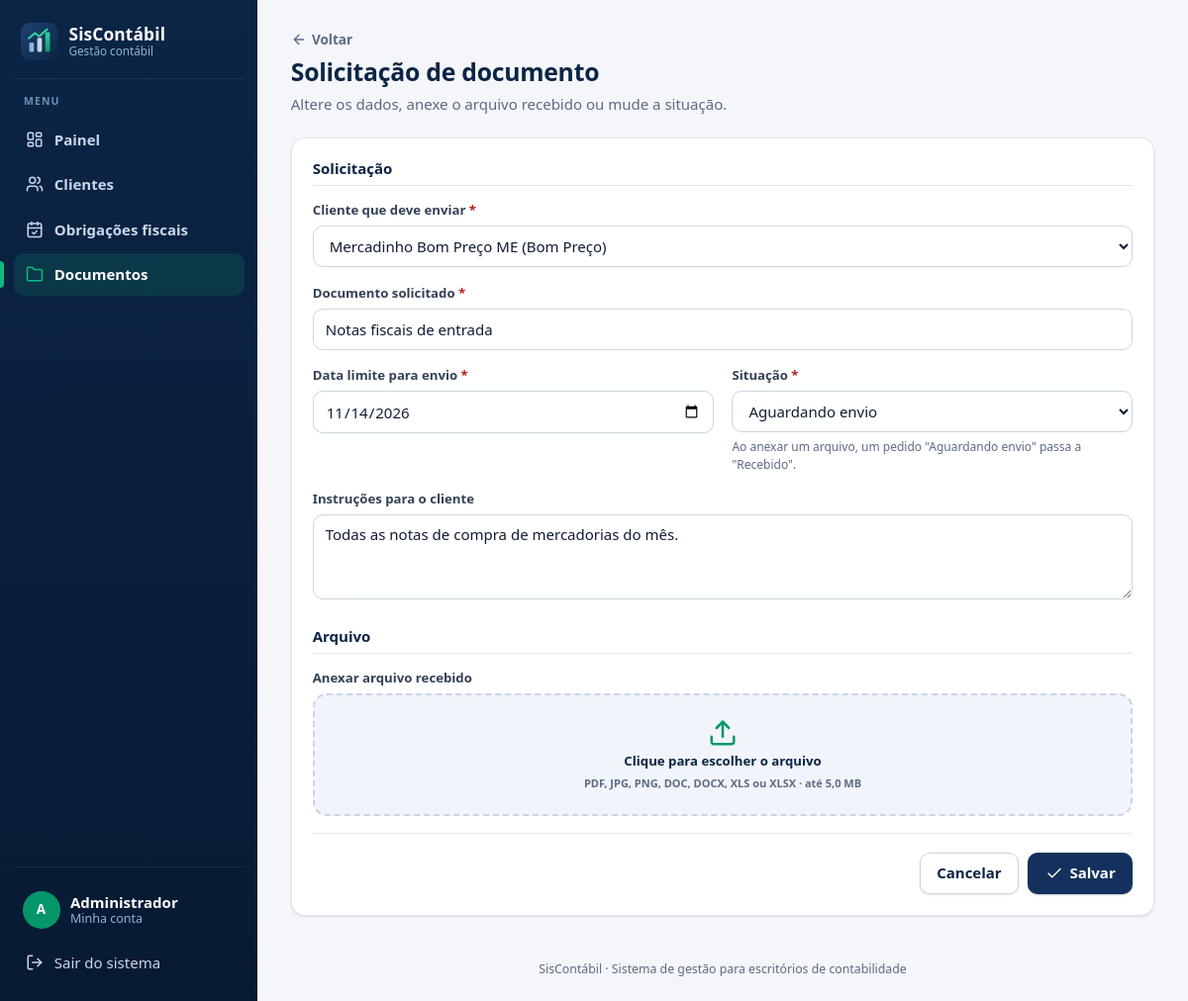
Page /index.php?r=documentos/form&id=1 (signed in) on the committed database.
### tables this page shows
CREATE TABLE documentos (
    id               INT UNSIGNED NOT NULL AUTO_INCREMENT,
    cliente_id       INT UNSIGNED NOT NULL,
    titulo           VARCHAR(150) NOT NULL COMMENT 'Documento solicitado',
    descricao        TEXT         NULL,
    data_limite      DATE         NOT NULL COMMENT 'Prazo para o cliente enviar',
    situacao         ENUM('aguardando','recebido','conferido') NOT NULL DEFAULT 'aguardando',
    arquivo_nome     VARCHAR(200) NULL COMMENT 'Nome original do arquivo enviado',
    arquivo_salvo    VARCHAR(60)  NULL COMMENT 'Nome aleatório em storage/uploads',
    arquivo_tipo     VARCHAR(100) NULL,
    arquivo_tamanho  INT UNSIGNED NULL,
    enviado_em       DATETIME     NULL,
    criado_em        DATETIME     NOT NULL DEFAULT CURRENT_TIMESTAMP,
    atualizado_em    DATETIME     NOT NULL DEFAULT CURRENT_TIMESTAMP ON UPDATE CURRENT_TIMESTAMP,
    PRIMARY KEY (id),
    KEY ix_documentos_cliente (cliente_id),
    KEY ix_documentos_situacao_prazo (situacao, data_limite),
    CONSTRAINT fk_documentos_cliente FOREIGN KEY (cliente_id)
        REFERENCES clientes (id) ON DELETE CASCADE ON UPDATE CASCADE
);

### app/Core/View.php (called while the page is built, shortened)
<?php
final class View
{
    public static function renderizar(string $view, array $dados = [], string $layout = 'principal'): void
    {
        $dados['titulo'] ??= config('app.nome');
        $dados['erros'] ??= [];
        $dados['flash'] = Flash::obter();
        extract($dados, EXTR_SKIP);
        require RAIZ . '/app/Views/' . $view . '.php';
    }
}

### app/Core/Controller.php (called while the page is built, shortened)
<?php
abstract class Controller
{
    protected function view(string $view, array $dados = [], string $layout = 'principal'): void
    {
        View::renderizar($view, $dados, $layout);
    }
    protected function origem(): string
    {
        $voltar = $_POST['voltar'] ?? $_SERVER['HTTP_REFERER'] ?? '';
        $caminho = (string) parse_url($voltar, PHP_URL_PATH);
        $consulta = (string) parse_url($voltar, PHP_URL_QUERY);
        $endereco = $caminho . ($consulta !== '' ? '?' . $consulta : '');
        return str_starts_with($endereco, $_SERVER['SCRIPT_NAME'] . '?') && !str_contains($endereco, '/form') ? $endereco : '';
    }
}

### app/Controllers/DocumentoController.php (called while the page is built, shortened)
<?php
final class DocumentoController extends Controller
{
    public function formulario(): void
    {
        $id = $this->idOpcional();
        $documento = array_fill_keys(self::CAMPOS, '');
        $documento['situacao'] = 'aguardando';
        $documento['data_limite'] = date('Y-m-d', strtotime('+5 days'));
        $documento['cliente_id'] = (string) ($this->idFiltro('cliente_id') ?? '');
        if ($id !== null) {
            $documento = (new Documento())->buscar($id) ?? $this->naoEncontrado();
        }
        $this->exibirFormulario($id, $documento, []);
    }
    private function exibirFormulario(?int $id, array $documento, array $erros): void
    {
        $this->view('documentos/form', [
            'titulo' => $id ? 'Editar solicitação de documento' : 'Solicitar documento',
            'id' => $id,
            'documento' => $documento,
            'erros' => $erros,
            'clientes' => (new Cliente())->opcoes(),
            'voltar' => $this->origem(),
        ]);
    }
}

### app/Core/Router.php (called while the page is built, shortened)
<?php
final class Router
{
    private array $rotas = ['GET' => [], 'POST' => []];
    public function get(string $rota, string $controller, string $acao, bool $publica = false): void
    {
        $this->rotas['GET'][$rota] = [$controller, $acao, $publica];
    }
    public function post(string $rota, string $controller, string $acao, bool $publica = false): void
    {
        $this->rotas['POST'][$rota] = [$controller, $acao, $publica];
    }
    public function despachar(string $rota, string $metodo): void
    {
        $rota = trim($rota, '/') ?: 'dashboard';
        $metodo = strtoupper($metodo) === 'POST' ? 'POST' : 'GET';
        $definicao = $this->rotas[$metodo][$rota] ?? null;
        [$controller, $acao, $publica] = $definicao;
        (new $controller())->$acao();
    }
}

### public/index.php (called while the page is built, shortened)
<?php
require RAIZ . '/app/Core/bootstrap.php';
$router = require RAIZ . '/routes/web.php';
$rota = is_string($_GET['r'] ?? null) ? $_GET['r'] : 'dashboard';
$router->despachar($rota, $_SERVER['REQUEST_METHOD'] ?? 'GET');

### app/Models/Model.php (called while the page is built, shortened)
<?php
abstract class Model
{
    protected PDO $db;
    public function __construct()
    {
        $this->db = Database::conexao();
    }
    protected function executar(string $sql, array $parametros = []): PDOStatement
    {
        $consulta = $this->db->prepare($sql);
        foreach ($parametros as $nome => $valor) {
            $tipo = match (true) {
                is_int($valor) => PDO::PARAM_INT,
                $valor === null => PDO::PARAM_NULL,
                default => PDO::PARAM_STR,
            };
            $consulta->bindValue(':' . ltrim((string) $nome, ':'), $valor, $tipo);
        }
        $consulta->execute();
        return $consulta;
    }
}

### app/Config/Database.php (called while the page is built, shortened)
<?php
final class Database
{
    private static ?PDO $conexao = null;
    public static function conexao(): PDO
    {
        if (self::$conexao === null) {
            $db = config('db');
            $dsn = sprintf('mysql:host=%s;port=%s;dbname=%s;charset=utf8mb4', $db['host'], $db['porta'], $db['nome']);
            self::$conexao = new PDO($dsn, $db['usuario'], $db['senha'], [
                PDO::ATTR_ERRMODE => PDO::ERRMODE_EXCEPTION,
                PDO::ATTR_DEFAULT_FETCH_MODE => PDO::FETCH_ASSOC,
                PDO::ATTR_EMULATE_PREPARES => false,
            ]);
        }
        return self::$conexao;
    }
}

### app/Models/Cliente.php (called while the page is built, shortened)
<?php
final class Cliente extends Model
{
    public function opcoes(): array
    {
        return $this->executar('SELECT id, nome, nome_fantasia FROM clientes ORDER BY nome')->fetchAll();
    }
}

### app/Core/bootstrap.php (called while the page is built, shortened)
<?php
spl_autoload_register(static function (string $classe): void {
    if (str_starts_with($classe, 'App\\')) {
        $arquivo = RAIZ . '/app/' . str_replace('\\', '/', substr($classe, 4)) . '.php';
    }
});
require RAIZ . '/app/Core/helpers.php';

### app/Config/config.php (called while the page is built, shortened)
<?php
$env = static function (string $nome, string $padrao): string {
    $valor = getenv($nome);
    return $valor === false ? $padrao : $valor;
};
return [
    'app' => [
        'nome' => 'SisContábil',
        'fuso_horario' => 'America/Sao_Paulo',
        'debug' => $env('APP_DEBUG', '0') === '1',
        'sessao_inatividade' => 2 * 60 * 60,
        'itens_por_pagina' => 10,
    ],
    'db' => [
        'host' => $env('DB_HOST', '127.0.0.1'),
        'porta' => $env('DB_PORT', '3306'),
        'nome' => $env('DB_NAME', 'contabil'),
        'usuario' => $env('DB_USER', 'root'),
        'senha' => $env('DB_PASS', ''),
    ],
    'uploads' => [
        'pasta' => RAIZ . '/storage/uploads',
        'tamanho_maximo' => 5 * 1024 * 1024,
        'tipos' => [
            'pdf' => ['application/pdf'],
            'jpg' => ['image/jpeg'],
            'jpeg' => ['image/jpeg'],
            'png' => ['image/png'],
            'doc' => ['application/msword', 'application/vnd.ms-office', 'application/CDFV2'],
            'docx' => ['application/vnd.openxmlformats-officedocument.wordprocessingml.document', 'application/zip'],
            'xls' => ['application/vnd.ms-excel', 'application/vnd.ms-office', 'application/CDFV2'],
            'xlsx' => ['application/vnd.openxmlformats-officedocument.spreadsheetml.sheet', 'application/zip'],
        ],
    ],
];

### app/Models/Documento.php (called while the page is built, shortened)
<?php
final class Documento extends Model
{
    public function buscar(int $id): ?array
    {
        $documento = $this->executar(
            "SELECT d.*, c.nome AS cliente_nome, (d.situacao = 'aguardando' AND d.data_limite < :hoje_atraso) AS atrasado
               FROM documentos d JOIN clientes c ON c.id = d.cliente_id
              WHERE d.id = :id",
            ['id' => $id, 'hoje_atraso' => hoje()]
        )->fetch();
        return $documento ?: null;
    }
}

### app/Views/documentos/form.php (the view, shortened to what this page needs)
<?php
$voltarPara = $voltar !== '' ? $voltar : url('documentos');
?>
<div class="cabecalho">
    <div>
        <a class="link-voltar" href="<?= e($voltarPara) ?>"><?= icone('voltar') ?> Voltar</a>
        <h1><?= $id ? 'Solicitação de documento' : 'Solicitar documento' ?></h1>
        <p class="cabecalho__sub">
            <?= $id ? 'Altere os dados, anexe o arquivo recebido ou mude a situação.' : 'Registre o documento que o cliente precisa enviar ao escritório.' ?>
        </p>
    </div>
</div>
<form method="post" action="<?= e(url('documentos/salvar')) ?>" class="cartao formulario" enctype="multipart/form-data" novalidate>
    <h2 class="formulario__titulo">Solicitação</h2>
    <div class="grade-campos">
        <div class="campo campo--largo">
            <label for="cliente_id">Cliente que deve enviar <span class="obrigatorio">*</span></label>
            <select id="cliente_id" name="cliente_id" required<?= attr_erro($erros, 'cliente_id') ?>>
                <?php foreach ($clientes as $c): ?>
                    <option value="<?= (int) $c['id'] ?>"<?= selecionado($documento['cliente_id'], $c['id']) ?>>
                        <?= e($c['nome']) ?><?= $c['nome_fantasia'] ? ' (' . e($c['nome_fantasia']) . ')' : '' ?>
                    </option>
                <?php endforeach; ?>
            </select>
        </div>
        <div class="campo campo--largo">
            <label for="titulo">Documento solicitado <span class="obrigatorio">*</span></label>
            <input id="titulo" name="titulo" type="text" value="<?= e($documento['titulo']) ?>" maxlength="150" list="tipos-documento"
                   placeholder="Ex.: Extrato bancário" required<?= attr_erro($erros, 'titulo') ?>>
        </div>
        <div class="campo">
            <label for="data_limite">Data limite para envio <span class="obrigatorio">*</span></label>
            <input id="data_limite" name="data_limite" type="date" value="<?= e($documento['data_limite']) ?>" required<?= attr_erro($erros, 'data_limite') ?>>
        </div>
        <div class="campo">
            <label for="situacao">Situação <span class="obrigatorio">*</span></label>
            <select id="situacao" name="situacao"<?= attr_erro($erros, 'situacao') ?>>
                <?php foreach (\App\Models\Documento::SITUACOES as $valor => [$rotulo]): ?>
                    <option value="<?= e($valor) ?>"<?= selecionado($documento['situacao'], $valor) ?>><?= e($rotulo) ?></option>
                <?php endforeach; ?>
            </select>
            <p class="campo__ajuda">Ao anexar um arquivo, um pedido "Aguardando envio" passa a "Recebido".</p>
        </div>
        <div class="campo campo--largo">
            <label for="descricao">Instruções para o cliente</label>
            <textarea id="descricao" name="descricao" rows="3" maxlength="2000" placeholder="Período, formato, detalhes do que precisa ser enviado..."<?= attr_erro($erros, 'descricao') ?>><?= e($documento['descricao']) ?></textarea>
        </div>
    </div>
    <h2 class="formulario__titulo">Arquivo</h2>
    <div class="campo">
        <label for="arquivo"><?= !empty($documento['arquivo_salvo']) ? 'Substituir arquivo' : 'Anexar arquivo recebido' ?></label>
        <label class="envio<?= isset($erros['arquivo']) ? ' envio--erro' : '' ?>" for="arquivo">
            <?= icone('upload', 'icone envio__icone') ?>
            <span class="envio__texto" data-nome-arquivo>Clique para escolher o arquivo</span>
            <small>PDF, JPG, PNG, DOC, DOCX, XLS ou XLSX · até <?= e(tamanho_arquivo(config('uploads.tamanho_maximo'))) ?></small>
        </label>
    </div>
    <div class="formulario__acoes">
        <a class="botao botao--secundario" href="<?= e($voltarPara) ?>">Cancelar</a>
        <button type="submit" class="botao"><?= icone('check') ?> <?= $id ? 'Salvar' : 'Registrar solicitação' ?></button>
    </div>
</form>

### public/assets/css/app.css (style rules this page uses)
:root { --marinho-900: #071a33; --marinho-800: #0b2545; --marinho-700: #13315c; --marinho-600: #1c4372; --marinho-100: #e4ebf5; --marinho-50: #f1f5fb; --verde-600: #059669; --verde-500: #10b981; --verde-100: #d1fae5; --verde-50: #ecfdf5; --fundo: #f4f6fa; --superficie: #ffffff; --texto: #0f1d33; --texto-suave: #5b6b82; --borda: #e2e8f0; --borda-forte: #cbd5e1; --perigo: #c2410c; --perigo-forte: #b91c1c; --perigo-fundo: #fef2f2; --aviso: #b45309; --aviso-fundo: #fffbeb; --info: #1d4ed8; --info-fundo: #eff6ff; --raio: 10px; --raio-grande: 14px; --sombra: 0 1px 2px rgb(15 29 51 / 5%), 0 1px 3px rgb(15 29 51 / 7%); --sombra-media: 0 6px 16px rgb(15 29 51 / 8%); --largura-menu: 260px; --transicao: 150ms ease; }
*, *::before, *::after { box-sizing: border-box; }
html { font-size: 15px; }
body { margin: 0; font-family: "Segoe UI", system-ui, -apple-system, Roboto, "Helvetica Neue", Arial, sans-serif; line-height: 1.5; color: var(--texto); background: var(--fundo); -webkit-font-smoothing: antialiased; }
h1, h2, h3 { margin: 0; line-height: 1.25; color: var(--marinho-800); }
h1 { font-size: 1.65rem; font-weight: 700; letter-spacing: -0.01em; }
h2 { font-size: 1.1rem; font-weight: 650; }
a { color: var(--marinho-600); }
.app { display: flex; min-height: 100vh; }
.cabecalho { display: flex; align-items: flex-end; justify-content: space-between; gap: 1rem; flex-wrap: wrap; margin-bottom: 1.5rem; }
.cabecalho__sub { margin: 0.35rem 0 0; color: var(--texto-suave); max-width: 70ch; }
.link-voltar { display: inline-flex; align-items: center; gap: 0.35rem; margin-bottom: 0.5rem; color: var(--texto-suave); font-size: 0.9rem; font-weight: 600; text-decoration: none; }
.cartao { background: var(--superficie); border: 1px solid var(--borda); border-radius: var(--raio-grande); box-shadow: var(--sombra); padding: 1.4rem; min-width: 0; }
.botao { display: inline-flex; align-items: center; justify-content: center; gap: 0.45rem; min-height: 42px; padding: 0.55rem 1.1rem; border: 1px solid transparent; border-radius: var(--raio); background: var(--marinho-700); color: #fff; font: inherit; font-weight: 600; text-decoration: none; white-space: nowrap; cursor: pointer; box-shadow: 0 1px 2px rgb(11 37 69 / 25%); transition: background var(--transicao), border-color var(--transicao), box-shadow var(--transicao); }
.botao--secundario { background: var(--superficie); border-color: var(--borda-forte); color: var(--marinho-800); box-shadow: var(--sombra); }
.formulario { max-width: 900px; }
.formulario__titulo { margin: 0 0 1rem; padding-bottom: 0.5rem; border-bottom: 1px solid var(--borda); font-size: 1rem; }
.formulario__titulo:not(:first-of-type) { margin-top: 0.75rem; }
.formulario__acoes { display: flex; justify-content: flex-end; gap: 0.6rem; padding-top: 1.25rem; margin-top: 0.5rem; border-top: 1px solid var(--borda); }
.grade-campos { display: grid; grid-template-columns: repeat(2, minmax(0, 1fr)); gap: 0 1.25rem; }
.campo { display: flex; flex-direction: column; gap: 0.35rem; margin-bottom: 1.1rem; min-width: 0; }
.campo--largo { grid-column: 1 / -1; }
.campo label { color: #334155; font-size: 0.88rem; font-weight: 600; }
.obrigatorio { color: var(--perigo-forte); }
.campo__ajuda { margin: 0; color: var(--texto-suave); font-size: 0.8rem; }
input, select, textarea { width: 100%; min-height: 42px; padding: 0.55rem 0.8rem; border: 1px solid var(--borda-forte); border-radius: var(--raio); background: var(--superficie); color: var(--texto); font: inherit; transition: border-color var(--transicao), box-shadow var(--transicao); }
textarea { resize: vertical; }
.envio { position: relative; display: flex; flex-direction: column; align-items: center; gap: 0.3rem; padding: 1.5rem 1rem; border: 2px dashed var(--borda-forte); border-radius: var(--raio-grande); background: var(--marinho-50); text-align: center; cursor: pointer; transition: border-color var(--transicao), background var(--transicao); }
.envio__texto { color: var(--marinho-800); font-weight: 650; }
.envio small { color: var(--texto-suave); }

### rows in the picture
documentos: titulo "Notas fiscais de entrada", data_limite "11/14/2026", descricao "Todas as notas de compra de mercadorias do mês."

### other values in the picture
config('app.nome') "SisContábil"
$rotulo "Painel"
$rotulo "Clientes"
$rotulo "Obrigações fiscais"
$rotulo "Documentos"
$iniciais "A"
$usuarioLogado['nome'] "Administrador"
tamanho_arquivo(config('uploads.tamanho_maximo')) "5,0 MB"
form field cliente_id "Mercadinho Bom Preço ME (Bom Preço)"
form field situacao "Aguardando envio"
